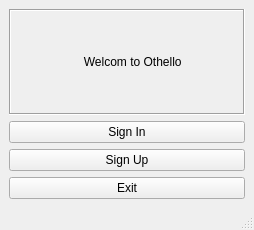
<?xml version="1.0" encoding="UTF-8"?>
<ui version="4.0">
 <class>Start_Window</class>
 <widget class="QMainWindow" name="Start_Window">
  <property name="geometry">
   <rect>
    <x>0</x>
    <y>0</y>
    <width>254</width>
    <height>230</height>
   </rect>
  </property>
  <property name="windowTitle">
   <string>MainWindow</string>
  </property>
  <widget class="QWidget" name="centralwidget">
   <layout class="QGridLayout" name="gridLayout">
    <item row="0" column="0">
     <layout class="QVBoxLayout" name="verticalLayout_2">
      <item>
       <widget class="QLabel" name="label">
        <property name="frameShape">
         <enum>QFrame::Box</enum>
        </property>
        <property name="frameShadow">
         <enum>QFrame::Sunken</enum>
        </property>
        <property name="text">
         <string>                     Welcom to Othello</string>
        </property>
       </widget>
      </item>
      <item>
       <layout class="QVBoxLayout" name="verticalLayout">
        <item>
         <widget class="QPushButton" name="signin_btn">
          <property name="text">
           <string>Sign In</string>
          </property>
         </widget>
        </item>
        <item>
         <widget class="QPushButton" name="signup_btn">
          <property name="text">
           <string>Sign Up</string>
          </property>
         </widget>
        </item>
        <item>
         <widget class="QPushButton" name="exit_btn">
          <property name="text">
           <string>Exit</string>
          </property>
         </widget>
        </item>
       </layout>
      </item>
     </layout>
    </item>
   </layout>
  </widget>
  <widget class="QMenuBar" name="menubar">
   <property name="geometry">
    <rect>
     <x>0</x>
     <y>0</y>
     <width>254</width>
     <height>21</height>
    </rect>
   </property>
  </widget>
  <widget class="QStatusBar" name="statusbar"/>
 </widget>
 <resources/>
 <connections/>
</ui>
